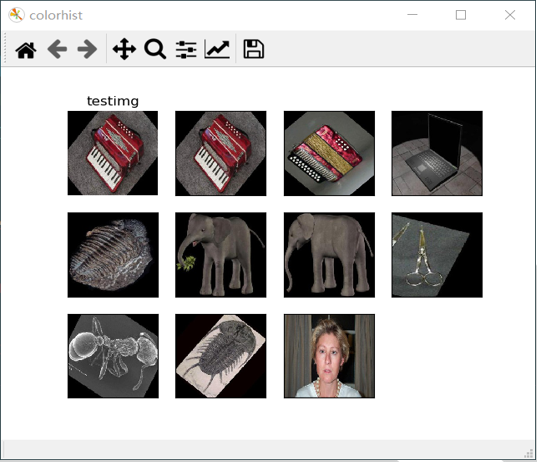
#> input picture color.png, 537 x 462 px
$ python -i main.py   (imports and definitions only)   (older library calls are emulated)
#> lines starting #> are read from the running program, lines starting #| are printed output that depends on the picture; after the words box and inside, x2 and y2 are one past the last pixel; in counts of white or black regions, pixels touching at a corner belong together
import csv
import os

import matplotlib.pyplot as plt
import numpy as np
import pandas as pd
from skimage import color, measure
from skimage.feature import greycomatrix, greycoprops
from tqdm import tqdm

import cv2
import fast_glcm


# [103 lines left out: functions colorsearch, glcmsearch, not called in this run]

#迭代法求阈值
def diedai(img):
    img_array = np.array(img).astype(np.float32)#转化成数组
    I=img_array
    zmax=np.max(I)
    zmin=np.min(I)
    tk=(zmax+zmin)/2#设置初始阈值
    #根据阈值将图像进行分割为前景和背景，分别求出两者的平均灰度  zo和zb
    b=1
    m,n=I.shape;
    while b==0:
        ifg=0
        ibg=0
        fnum=0
        bnum=0
        for i in range(1,m):
            for j in range(1,n):
                tmp=I(i,j)
                if tmp>=tk:
                    ifg=ifg+1
                    fnum=fnum+int(tmp) #前景像素的个数以及像素值的总和
                else:
                    ibg=ibg+1
                    bnum=bnum+int(tmp)#背景像素的个数以及像素值的总和
        #计算前景和背景的平均值
        zo=int(fnum/ifg)
        zb=int(bnum/ibg)
        if tk==int((zo+zb)/2):
            b=0
        else:
            tk=int((zo+zb)/2)
    return tk

def Husearch(imgpath):
#> called with imgpath = 'color.png'
    testarray = []
    res={}
    Hudict = {}
    img = cv2.imread(imgpath)
#> img is the input picture: shape (462, 537, 3); mean B, G, R 182.8, 183.5, 185.8
    #灰度化处理图像
    grayImage = cv2.cvtColor(img, cv2.COLOR_BGR2GRAY)
    # 中值模糊  对椒盐噪声有很好的去燥效果
    grayImage = cv2.medianBlur(grayImage, 5)
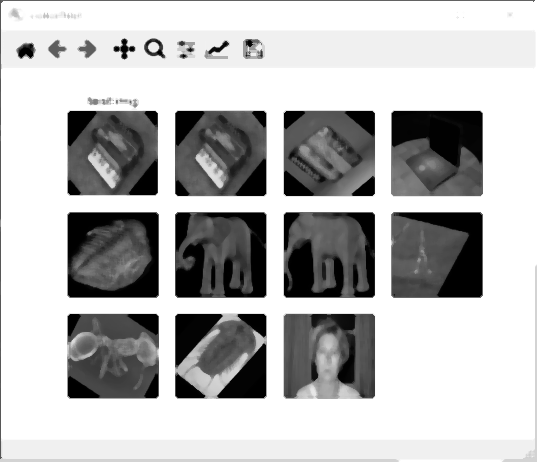
#> grayImage: shape (462, 537); min 0, max 255, mean 185.3
    #Sobel算子
    x = cv2.Sobel(grayImage, cv2.CV_16S, 1, 0) #对x求一阶导
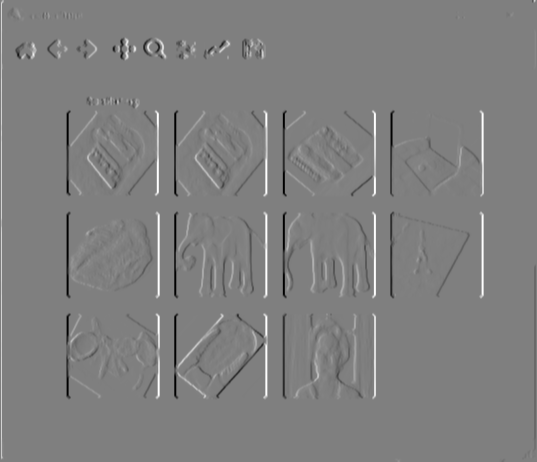
#> x: shape (462, 537) int16; min -1020, max 1020, mean 1; drawn with min black and max white
    y = cv2.Sobel(grayImage, cv2.CV_16S, 0, 1) #对y求一阶导
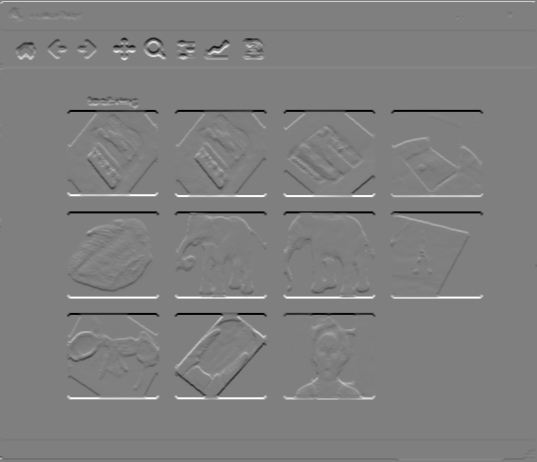
#> y: shape (462, 537) int16; min -1020, max 1020, mean 0.7; drawn with min black and max white
    absX = cv2.convertScaleAbs(x)
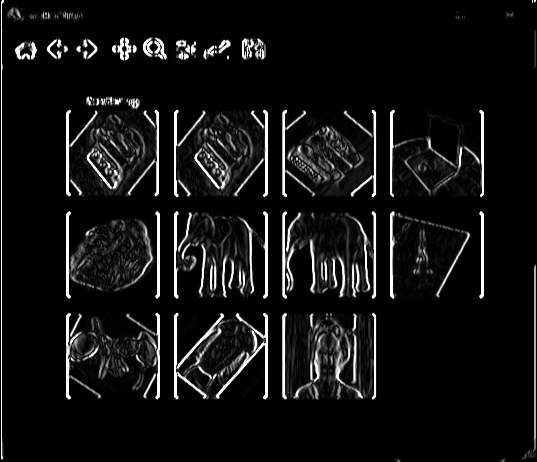
#> absX: shape (462, 537); min 0, max 255, mean 18.7
    absY = cv2.convertScaleAbs(y)
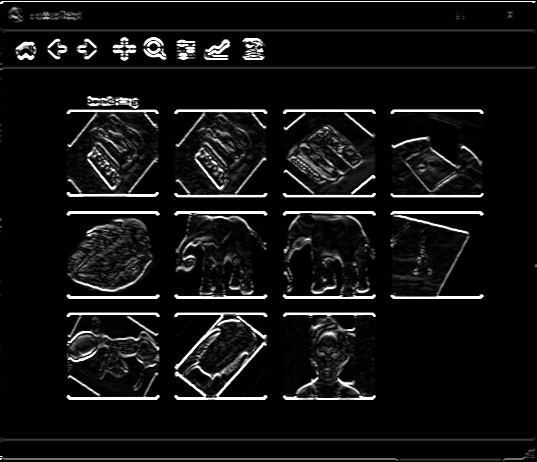
#> absY: shape (462, 537); min 0, max 255, mean 18.7
    Sobel = cv2.addWeighted(absX, 0.5, absY, 0.5, 0)
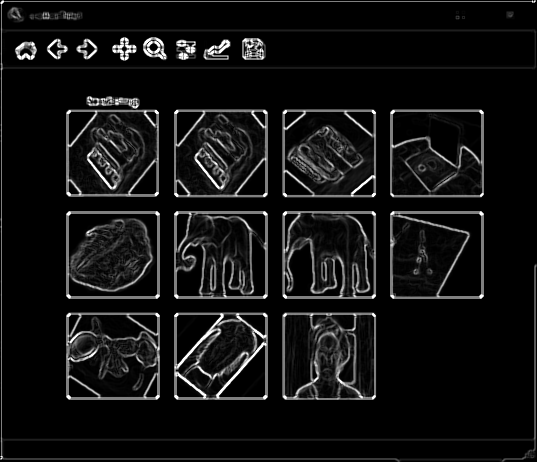
#> Sobel: shape (462, 537); min 0, max 255, mean 18.7

    #二值化
    yvzhi=diedai(Sobel)
#> in diedai, `zmax=np.max(I)`: zmax = 255
#> in diedai, `zmin=np.min(I)`: zmin = 0
#> in diedai, `tk=(zmax+zmin)/2#设置初始阈值`: tk = 127.5
#> yvzhi = 127.5
    ret,Sobel = cv2.threshold(Sobel, yvzhi, 255, cv2.THRESH_BINARY)
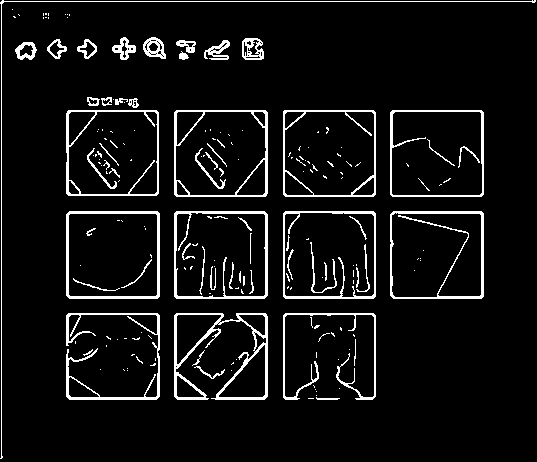
#> Sobel: shape (462, 537); 7% white in thin lines or dots
#> ret = 127
    #hu矩阵
    moments = cv2.moments(Sobel)
#> moments = moments, m00 4422210, centre m10/m00, m01/m00 = (233.1, 220.8)
    hu_moments = cv2.HuMoments(moments)
#> hu_moments = [0.00621, 6.1e-07, 3.05e-08, 3.27e-09, -2.32e-17, -2.55e-12, -2.28e-17]
    #离心率
    over = measure.regionprops(Sobel,coordinates='xy')#xy消除警告信息
#> over = 1 regions; box (x1, y1, x2, y2) and area: (0, 0, 536, 459) 17342
    e = over[0].eccentricity
#> e = 0.473

    hu_moments = np.squeeze(hu_moments)#降维
    hu_moments = list(hu_moments)
    hu_moments.append(e)
    hu_moments = np.array(hu_moments)
#> hu_moments = [0.00621, 6.1e-07, 3.05e-08, 3.27e-09, -2.32e-17, -2.55e-12, -2.28e-17, 0.473]

    with open("Hu.csv") as f:
#> (reads Hu.csv from the repository)
        reader = csv.reader(f)
            # loop over the rows in the index
        for row in reader:
            features = [float(x) for x in row[1:]]
            Hudict[row[0]]=np.array(features)
#> after the loop, Hudict = 9145 items

    for (k,array) in Hudict.items():
        d = np.sqrt(np.sum(np.square(hu_moments-array)))
        #d = 0.5*np.sum([((a-b)**2)/(a+b+1e-10) for(a,b) in zip(array,hu_moments)])
        res[k] = d
#> this loop made 9145 passes
#> (k, d) on passes 1 to 3: ('F:\\CBIR\\tongyi\\accordion\\image_0001.jpg', 0.0364), ('F:\\CBIR\\tongyi\\accordion\\image_0002.jpg', 0.0239), ('F:\\CBIR\\tongyi\\accordion\\image_0003.jpg', 0.186)
#> after the loop, res = 9145 items
    res = sorted([(v, k) for (k, v) in res.items()])

    i = 1
    plt.figure('Hu')
    testimg = plt.imread(imgpath)
    plt.subplot(3,4,1)
    plt.imshow(testimg)
    plt.axis('off')
    plt.title('testimg')
    for k,v in res:
        if i < 11:
            # print(v)
#> (the run stopped early here; a loop or call above may not have finished)
